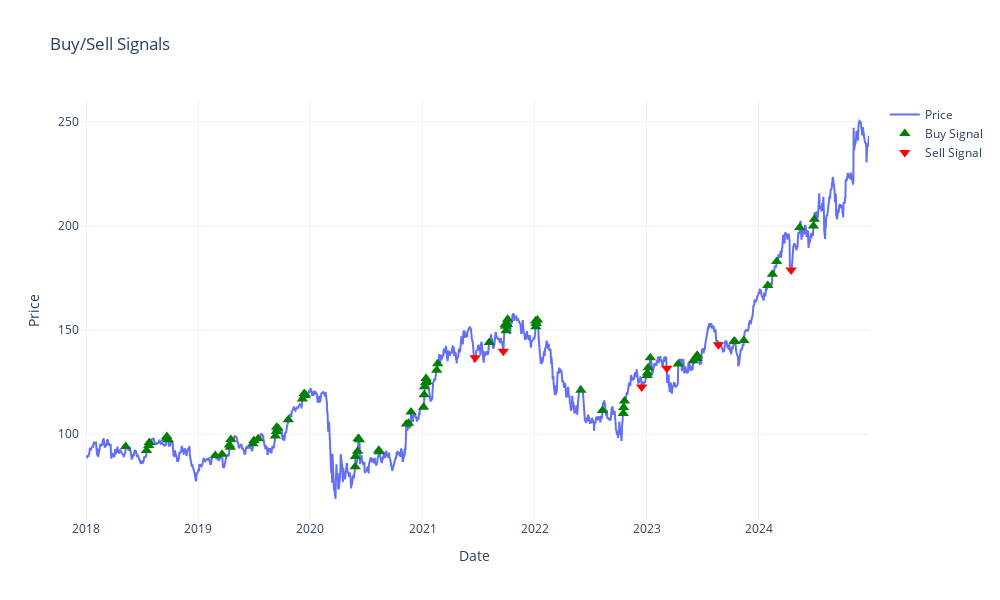

The notebook cell this image was saved under:
### Code cell
df = data.copy()
df['Date'] = df.index

run_results = strategy_dict['HybridATRCCIStrategy']['results']
strategy_instance = run_results[0]

buys = strategy_instance.buy_signals
sells = strategy_instance.sell_signals

# upper_threshold = strategy_instance.upper_bounds
# lower_threshold = strategy_instance.lower_bounds

fig = go.Figure()

fig.add_trace(go.Scatter(
    x=df['Date'],
    y=df['Close'],
    mode='lines',
    name='Price'
))

fig.add_trace(go.Scatter(
    x=[signal[0] for signal in buys],
    y=[signal[1] for signal in buys],
    mode='markers',
    marker=dict(size=10, color='green', symbol='triangle-up'),
    name='Buy Signal'
))

fig.add_trace(go.Scatter(
    x=[signal[0] for signal in sells],
    y=[signal[1] for signal in sells],
    mode='markers',
    marker=dict(size=10, color='red', symbol='triangle-down'),
    name='Sell Signal'
))

# fig.add_trace(go.Scatter(
#     x=[signal[0] for signal in upper_threshold],
#     y=[signal[1] for signal in upper_threshold],
#     mode='lines',
#     name='Upper Bound'
# ))

# fig.add_trace(go.Scatter(
#     x=[signal[0] for signal in lower_threshold],
#     y=[signal[1] for signal in lower_threshold],
#     mode='lines',
#     name='Lower Bound'
# ))


fig.update_layout(
    title="Buy/Sell Signals",
    xaxis_title="Date",
    yaxis_title="Price",
    template="plotly_white",
    height=600,
    width=1000
)

fig.show()

### Figure 1 — Plotly figure (JSON) as saved in the notebook; plotly's stock layout.template omitted (floating-point values rounded to 4 significant figures; data arrays with more than 128 entries replaced by an {"elided": "..."} marker saying what was removed)
{"data": [{"mode": "lines", "name": "Price", "type": "scatter", "x": {"elided": "1758 str values"}, "y": {"elided": "1758 float values"}}, {"marker": {"color": "green", "size": 10, "symbol": "triangle-up"}, "mode": "markers", "name": "Buy Signal", "type": "scatter", "x": ["2018-05-09T00:00:00", "2018-07-16T00:00:00", "2018-07-23T00:00:00", "2018-07-25T00:00:00", "2018-09-19T00:00:00", "2018-09-20T00:00:00", "2018-09-24T00:00:00", "2019-02-25T00:00:00", "2019-03-19T00:00:00", "2019-04-12T00:00:00", "2019-04-15T00:00:00", "2019-04-17T00:00:00", "2019-06-28T00:00:00", "2019-07-01T00:00:00", "2019-07-15T00:00:00", "2019-09-09T00:00:00", "2019-09-12T00:00:00", "2019-09-13T00:00:00", "2019-09-18T00:00:00", "2019-10-21T00:00:00", "2019-12-06T00:00:00", "2019-12-12T00:00:00", "2019-12-13T00:00:00", "2019-12-16T00:00:00", "2020-05-26T00:00:00", "2020-05-27T00:00:00", "2020-06-03T00:00:00", "2020-06-05T00:00:00", "2020-06-09T00:00:00", "2020-08-11T00:00:00", "2020-08-12T00:00:00", "2020-11-09T00:00:00", "2020-11-16T00:00:00", "2020-11-24T00:00:00", "2021-01-04T00:00:00", "2021-01-06T00:00:00", "2021-01-07T00:00:00", "2021-01-11T00:00:00", "2021-01-12T00:00:00", "2021-01-15T00:00:00", "2021-02-16T00:00:00", "2021-02-19T00:00:00", "2021-08-06T00:00:00", "2021-09-27T00:00:00", "2021-09-28T00:00:00", "2021-09-30T00:00:00", "2021-10-01T00:00:00", "2021-10-04T00:00:00", "2021-10-05T00:00:00", "2022-01-04T00:00:00", "2022-01-05T00:00:00", "2022-01-06T00:00:00", "2022-01-10T00:00:00", "2022-06-01T00:00:00", "2022-08-10T00:00:00", "2022-10-17T00:00:00", "2022-10-18T00:00:00", "2022-10-21T00:00:00", "2023-01-03T00:00:00", "2023-01-04T00:00:00", "2023-01-06T00:00:00", "2023-01-13T00:00:00", "2023-04-14T00:00:00", "2023-06-02T00:00:00", "2023-06-13T00:00:00", "2023-06-14T00:00:00", "2023-06-15T00:00:00", "2023-10-13T00:00:00", "2023-10-16T00:00:00", "2023-11-14T00:00:00", "2024-01-31T00:00:00", "2024-02-15T00:00:00", "2024-02-29T00:00:00", "2024-05-14T00:00:00", "2024-06-28T00:00:00", "2024-07-01T00:00:00"], "y": [94.0, 92.16, 94.47, 95.99, 98.02, 98.87, 97.27, 89.77, 90.36, 94.81, 93.73, 97.44, 95.31, 96.91, 97.79, 99.08, 101.2, 103.2, 102.8, 106.9, 116.9, 119.4, 118.4, 118.9, 84.33, 89.21, 91.76, 97.89, 97.28, 92.26, 91.47, 104.8, 105.2, 110.6, 112.9, 118.8, 122.7, 124.7, 126.7, 125.2, 130.7, 133.7, 143.9, 152.6, 151.8, 149.6, 152.7, 152.6, 155.1, 154.3, 151.5, 153.1, 154.8, 121.0, 111.3, 109.9, 112.7, 115.9, 128.1, 129.3, 131.8, 136.6, 133.6, 135.3, 136.8, 136.2, 137.8, 144.5, 144.4, 145.0, 171.3, 176.8, 182.8, 199.2, 199.9, 203.1]}, {"marker": {"color": "red", "size": 10, "symbol": "triangle-down"}, "mode": "markers", "name": "Sell Signal", "type": "scatter", "x": ["2021-06-21T00:00:00", "2021-09-21T00:00:00", "2022-12-16T00:00:00", "2023-03-08T00:00:00", "2023-08-23T00:00:00", "2024-04-16T00:00:00"], "y": [136.7, 139.8, 122.6, 131.7, 142.9, 178.7]}], "layout": {"height": 600, "title": {"text": "Buy/Sell Signals"}, "width": 1000, "xaxis": {"title": {"text": "Date"}}, "yaxis": {"title": {"text": "Price"}}}}
